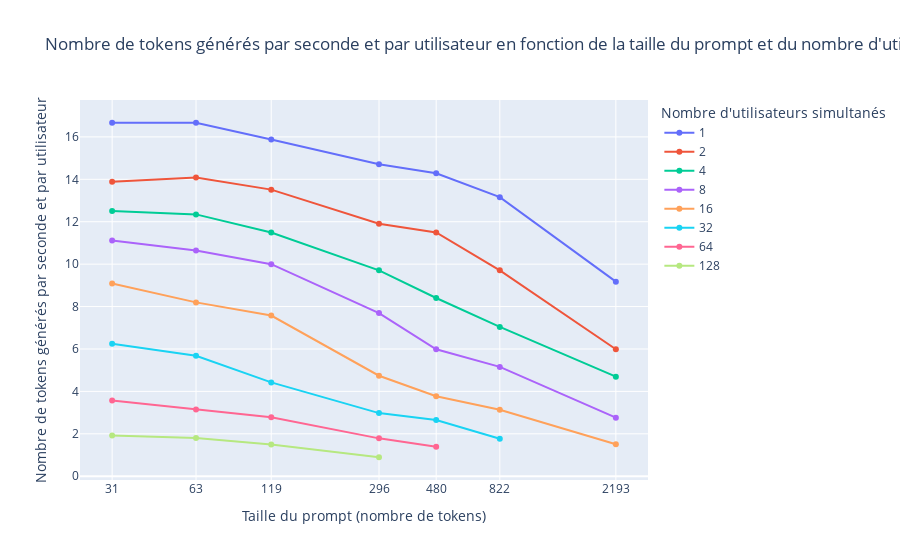

The notebook cell saved with this chart:
### Code cell
fig = px.line(df, x='nb_tokens', y='per_user', color="nb_users", log_x=True, title="Nombre de tokens générés par seconde et par utilisateur en fonction de la taille du prompt et du nombre d'utilisateurs simultanés.")
fig.update_traces(mode='lines+markers')
fig.update_layout(
    xaxis = {
        'tickmode': 'array',
        'tickvals': nb_tokens,
        'title': 'Taille du prompt (nombre de tokens)',
    },
    yaxis = {
        'title': 'Nombre de tokens générés par seconde et par utilisateur',
    },
    legend = {
        'title': 'Nombre d\'utilisateurs simultanés',
    }
)

### Figure 1 — Plotly figure (JSON) as saved in the notebook; plotly's stock layout.template omitted (floating-point values rounded to 4 significant figures)
{"data": [{"hovertemplate": "nb_users=1<br>nb_tokens=%{x}<br>per_user=%{y}<extra></extra>", "legendgroup": "1", "line": {"color": "#636efa", "dash": "solid"}, "marker": {"symbol": "circle"}, "mode": "lines+markers", "name": "1", "orientation": "v", "showlegend": true, "type": "scatter", "x": [31, 63, 119, 296, 480, 822, 2193], "xaxis": "x", "y": [16.67, 16.67, 15.87, 14.71, 14.29, 13.16, 9.174], "yaxis": "y"}, {"hovertemplate": "nb_users=2<br>nb_tokens=%{x}<br>per_user=%{y}<extra></extra>", "legendgroup": "2", "line": {"color": "#EF553B", "dash": "solid"}, "marker": {"symbol": "circle"}, "mode": "lines+markers", "name": "2", "orientation": "v", "showlegend": true, "type": "scatter", "x": [31, 63, 119, 296, 480, 822, 2193], "xaxis": "x", "y": [13.89, 14.08, 13.51, 11.9, 11.49, 9.709, 5.988], "yaxis": "y"}, {"hovertemplate": "nb_users=4<br>nb_tokens=%{x}<br>per_user=%{y}<extra></extra>", "legendgroup": "4", "line": {"color": "#00cc96", "dash": "solid"}, "marker": {"symbol": "circle"}, "mode": "lines+markers", "name": "4", "orientation": "v", "showlegend": true, "type": "scatter", "x": [31, 63, 119, 296, 480, 822, 2193], "xaxis": "x", "y": [12.5, 12.35, 11.49, 9.709, 8.403, 7.042, 4.695], "yaxis": "y"}, {"hovertemplate": "nb_users=8<br>nb_tokens=%{x}<br>per_user=%{y}<extra></extra>", "legendgroup": "8", "line": {"color": "#ab63fa", "dash": "solid"}, "marker": {"symbol": "circle"}, "mode": "lines+markers", "name": "8", "orientation": "v", "showlegend": true, "type": "scatter", "x": [31, 63, 119, 296, 480, 822, 2193], "xaxis": "x", "y": [11.11, 10.64, 10, 7.692, 5.988, 5.155, 2.762], "yaxis": "y"}, {"hovertemplate": "nb_users=16<br>nb_tokens=%{x}<br>per_user=%{y}<extra></extra>", "legendgroup": "16", "line": {"color": "#FFA15A", "dash": "solid"}, "marker": {"symbol": "circle"}, "mode": "lines+markers", "name": "16", "orientation": "v", "showlegend": true, "type": "scatter", "x": [31, 63, 119, 296, 480, 822, 2193], "xaxis": "x", "y": [9.091, 8.197, 7.576, 4.739, 3.774, 3.135, 1.506], "yaxis": "y"}, {"hovertemplate": "nb_users=32<br>nb_tokens=%{x}<br>per_user=%{y}<extra></extra>", "legendgroup": "32", "line": {"color": "#19d3f3", "dash": "solid"}, "marker": {"symbol": "circle"}, "mode": "lines+markers", "name": "32", "orientation": "v", "showlegend": true, "type": "scatter", "x": [31, 63, 119, 296, 480, 822, 2193], "xaxis": "x", "y": [6.25, 5.682, 4.425, 2.976, 2.653, 1.764, null], "yaxis": "y"}, {"hovertemplate": "nb_users=64<br>nb_tokens=%{x}<br>per_user=%{y}<extra></extra>", "legendgroup": "64", "line": {"color": "#FF6692", "dash": "solid"}, "marker": {"symbol": "circle"}, "mode": "lines+markers", "name": "64", "orientation": "v", "showlegend": true, "type": "scatter", "x": [31, 63, 119, 296, 480, 822, 2193], "xaxis": "x", "y": [3.571, 3.145, 2.786, 1.786, 1.395, null, null], "yaxis": "y"}, {"hovertemplate": "nb_users=128<br>nb_tokens=%{x}<br>per_user=%{y}<extra></extra>", "legendgroup": "128", "line": {"color": "#B6E880", "dash": "solid"}, "marker": {"symbol": "circle"}, "mode": "lines+markers", "name": "128", "orientation": "v", "showlegend": true, "type": "scatter", "x": [31, 63, 119, 296, 480, 822, 2193], "xaxis": "x", "y": [1.923, 1.808, 1.493, 0.8953, null, null, null], "yaxis": "y"}], "layout": {"legend": {"title": {"text": "Nombre d'utilisateurs simultanés"}, "tracegroupgap": 0}, "title": {"text": "Nombre de tokens générés par seconde et par utilisateur en fonction de la taille du prompt et du nombre d'utilisateurs simultanés."}, "xaxis": {"anchor": "y", "domain": [0, 1], "tickmode": "array", "tickvals": [31, 63, 119, 296, 480, 822, 2193], "title": {"text": "Taille du prompt (nombre de tokens)"}, "type": "log"}, "yaxis": {"anchor": "x", "domain": [0, 1], "title": {"text": "Nombre de tokens générés par seconde et par utilisateur"}}}}
